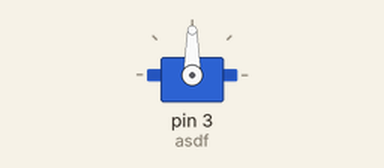
This sketch was run on a simulated Arduino Uno, built with avr-gcc and run on an emulated ATmega328P. Parts: servo.

Above: at 0.15 s.
Timing chart, 0 to 1.6 s (numbered marks = the images above):
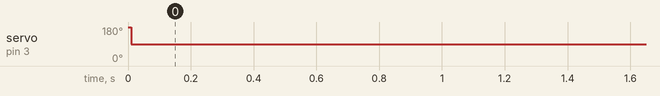

Measured:
- by itself, servo on pin 3 (asdf): 180° → 90° at 0.01 s

The sketch:

servomotor.ino
```cpp
#include<Servo.h>
Servo asdf;

void setup() {
  asdf.attach(3);

}

void loop() {
  asdf.write(180);
  delay(10);
  asdf.write(90);
  delay(10);
}
```
